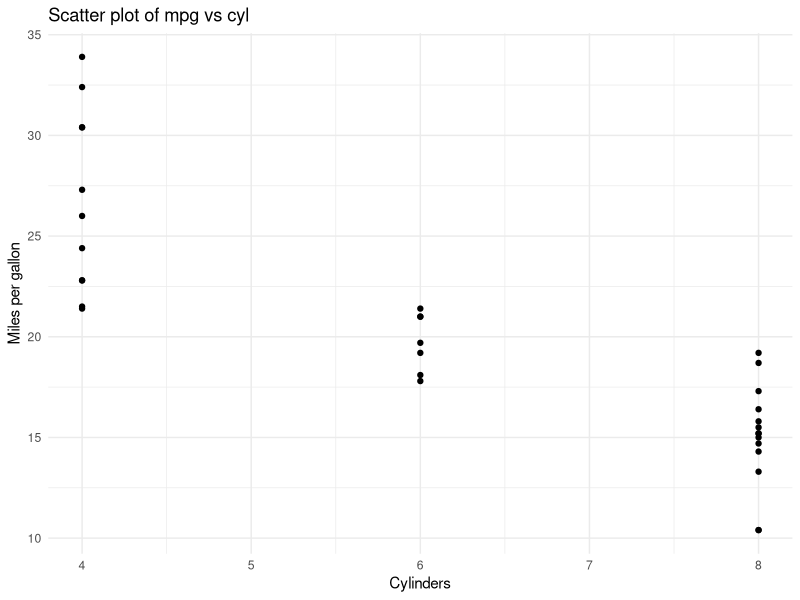

Source code (R):
library(tidyverse)

# Load data
data <- mtcars

# Head

# head(data)

# Plot
plot1 <- data %>% ggplot(data = ., aes(x = cyl, y = mpg)) +
  geom_point() +
  labs(title = "Scatter plot of mpg vs cyl",
       x = "Cylinders",
       y = "Miles per gallon") +
  theme_minimal()

plot1
